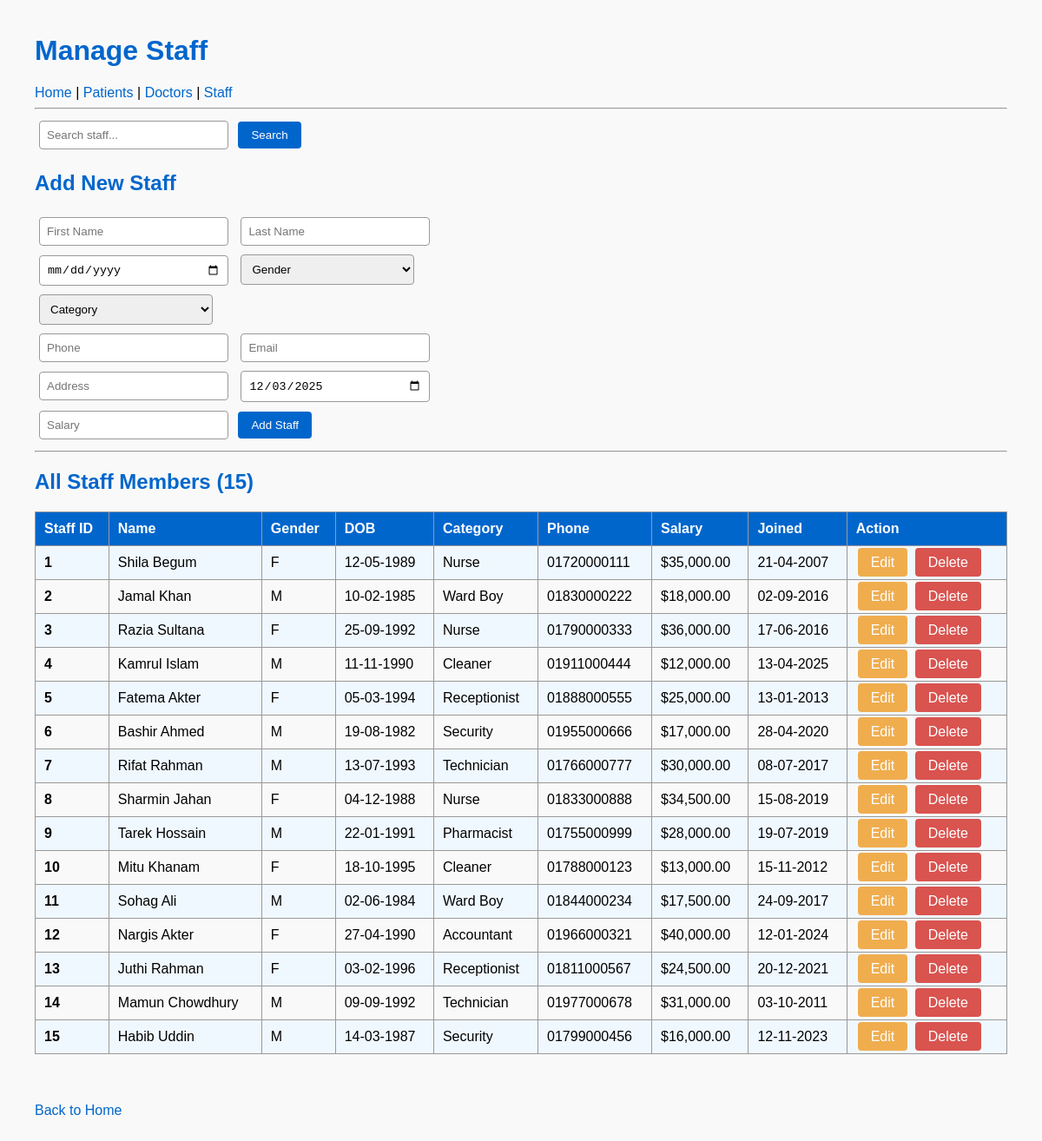
Screenshot of /hms/staff.php with the database file from the repository.
### tables this page shows
CREATE TABLE `staff` (
  `staff_id` int(11) NOT NULL,
  `first_name` varchar(50) NOT NULL,
  `last_name` varchar(50) NOT NULL,
  `gender` enum('M','F','Other') NOT NULL,
  `dob` date NOT NULL,
  `phone` varchar(15) NOT NULL,
  `email` varchar(100) NOT NULL,
  `address` varchar(255) NOT NULL,
  `category` enum('Nurse','Ward Boy','Cleaner','Technician','Receptionist','Pharmacist','Accountant','Security','Other') NOT NULL,
  `salary` decimal(10,2) NOT NULL,
  `joined_date` date DEFAULT NULL
);

### hms/staff.php (the view, shortened to what this page needs)
<?php
require 'db.php';
$edit = false;
$edit_data = null;
$search = "";
$sql = "SELECT * FROM staff
        WHERE first_name LIKE '%$search%'
           OR last_name LIKE '%$search%'
           OR phone LIKE '%$search%'
           OR category LIKE '%$search%'
        ORDER BY staff_id ASC";
$result = $pdo->query($sql);
$staff = $result->fetchAll();
?>
<!DOCTYPE html>
<html>
<head>
</head>
<body>
<h1>Manage Staff</h1>
<a href="index.php">Home</a> |
<a href="patients.php">Patients</a> |
<a href="doctors.php">Doctors</a> |
<a href="staff.php">Staff</a>
<hr>
<form method="GET">
    <input type="text" name="search" placeholder="Search staff..." value="<?= $search ?>">
    <button type="submit">Search</button>
</form>
<h2><?= $edit ? "Edit Staff Member" : "Add New Staff" ?></h2>
<form method="POST">
    <input type="text" name="first_name" placeholder="First Name" value="<?= $edit ? $edit_data['first_name'] : '' ?>" required>
    <input type="text" name="last_name" placeholder="Last Name" value="<?= $edit ? $edit_data['last_name'] : '' ?>" required><br>
    <input type="date" name="dob" value="<?= $edit ? $edit_data['dob'] : '' ?>" required>
    <select name="gender" required>
        <option value="">Gender</option>
    </select><br>
    <select name="category" required>
        <option value="">Category</option>
    </select><br>
    <input type="text" name="phone" placeholder="Phone" value="<?= $edit ? $edit_data['phone'] : '' ?>" required>
    <input type="email" name="email" placeholder="Email" value="<?= $edit ? $edit_data['email'] : '' ?>"><br>
    <input type="text" name="address" placeholder="Address" value="<?= $edit ? $edit_data['address'] : '' ?>">
    <input type="date" name="joined_date" value="<?= $edit ? $edit_data['joined_date'] : date('Y-m-d') ?>" required><br>
    <input type="number" name="salary" placeholder="Salary" step="0.01" value="<?= $edit ? $edit_data['salary'] : '' ?>" required>
    <?php if($edit): ?>
        <input type="hidden" name="id" value="<?= $edit_data['staff_id'] ?>">
        <button type="submit" name="update">Update Staff</button>
        <a href="staff.php"><button type="button" class="cancel-btn">Cancel</button></a>
    <?php else: ?>
        <button type="submit" name="add">Add Staff</button>
    <?php endif; ?>
</form>
<hr>
<h2>All Staff Members (<?= count($staff) ?>)</h2>
<?php if(count($staff) == 0): ?>
    <p>No staff found.</p>
<?php else: ?>
<table>
    <tr>
        <th>Staff ID</th>
        <th>Name</th>
        <th>Gender</th>
        <th>DOB</th>
        <th>Category</th>
        <th>Phone</th>
        <th>Salary</th>
        <th>Joined</th>
        <th>Action</th>
    </tr>
    <?php foreach($staff as $s): ?>
    <tr>
        <td><strong><?= $s['staff_id'] ?></strong></td>
        <td><?= $s['first_name'] ?> <?= $s['last_name'] ?></td>
        <td><?= $s['gender'] ?></td>
        <td><?= date('d-m-Y', strtotime($s['dob'])) ?></td>
        <td><?= $s['category'] ?></td>
        <td><?= $s['phone'] ?></td>
        <td>$<?= number_format($s['salary'], 2) ?></td>
        <td><?= date('d-m-Y', strtotime($s['joined_date'])) ?></td>
        <td>
            <a href="staff.php?edit=<?= $s['staff_id'] ?>" class="btn edit-btn">Edit</a>
            <a href="staff.php?delete=<?= $s['staff_id'] ?>"
               onclick="return confirm('Delete this staff permanently?')"
               class="btn delete-btn">Delete</a>
        </td>
    </tr>
    <?php endforeach; ?>
</table>
<?php endif; ?>
<br><br>
<a href="index.php">Back to Home</a>
</body>
</html>

### hms/staff.php (style rules this page uses)
body { font-family: Arial; margin: 40px; background: #f9f9f9; color: #000; }
h1, h2 { color: #0066cc; }
a { color: #0066cc; text-decoration: none; }
table { width: 100%; border-collapse: collapse; margin: 20px 0; }
th, td { border: 1px solid #999; padding: 10px; text-align: left; }
th { background: #0066cc; color: white; }
tr:nth-child(even) { background: #f0f8ff; }
input, select { padding: 8px; margin: 5px; width: 200px; border: 1px solid #999; border-radius: 4px; }
button, .btn { padding: 8px 15px; background: #0066cc; color: white; border: none; border-radius: 4px; cursor: pointer; margin: 5px 2px; }
.edit-btn { background: #f0ad4e; }
.delete-btn { background: #d9534f; }

### rows the page displays
staff: staff_id "1", first_name "Shila", last_name "Begum", gender "F", dob "12-05-1989", category "Nurse", phone "01720000111", salary "35,000.00", joined_date "21-04-2007"
staff: staff_id "2", first_name "Jamal", last_name "Khan", gender "M", dob "10-02-1985", category "Ward Boy", phone "01830000222", salary "18,000.00", joined_date "02-09-2016"
staff: staff_id "3", first_name "Razia", last_name "Sultana", gender "F", dob "25-09-1992", category "Nurse", phone "01790000333", salary "36,000.00", joined_date "17-06-2016"
staff: staff_id "4", first_name "Kamrul", last_name "Islam", gender "M", dob "11-11-1990", category "Cleaner", phone "01911000444", salary "12,000.00", joined_date "13-04-2025"
staff: staff_id "5", first_name "Fatema", last_name "Akter", gender "F", dob "05-03-1994", category "Receptionist", phone "01888000555", salary "25,000.00", joined_date "13-01-2013"
staff: staff_id "6", first_name "Bashir", last_name "Ahmed", gender "M", dob "19-08-1982", category "Security", phone "01955000666", salary "17,000.00", joined_date "28-04-2020"
staff: staff_id "7", first_name "Rifat", last_name "Rahman", gender "M", dob "13-07-1993", category "Technician", phone "01766000777", salary "30,000.00", joined_date "08-07-2017"
staff: staff_id "8", first_name "Sharmin", last_name "Jahan", gender "F", dob "04-12-1988", category "Nurse", phone "01833000888", salary "34,500.00", joined_date "15-08-2019"
staff: staff_id "9", first_name "Tarek", last_name "Hossain", gender "M", dob "22-01-1991", category "Pharmacist", phone "01755000999", salary "28,000.00", joined_date "19-07-2019"
staff: staff_id "10", first_name "Mitu", last_name "Khanam", gender "F", dob "18-10-1995", category "Cleaner", phone "01788000123", salary "13,000.00", joined_date "15-11-2012"
staff: staff_id "11", first_name "Sohag", last_name "Ali", gender "M", dob "02-06-1984", category "Ward Boy", phone "01844000234", salary "17,500.00", joined_date "24-09-2017"
staff: staff_id "12", first_name "Nargis", last_name "Akter", gender "F", dob "27-04-1990", category "Accountant", phone "01966000321", salary "40,000.00", joined_date "12-01-2024"
staff: staff_id "13", first_name "Juthi", last_name "Rahman", gender "F", dob "03-02-1996", category "Receptionist", phone "01811000567", salary "24,500.00", joined_date "20-12-2021"
staff: staff_id "14", first_name "Mamun", last_name "Chowdhury", gender "M", dob "09-09-1992", category "Technician", phone "01977000678", salary "31,000.00", joined_date "03-10-2011"
staff: staff_id "15", first_name "Habib", last_name "Uddin", gender "M", dob "14-03-1987", category "Security", phone "01799000456", salary "16,000.00", joined_date "12-11-2023"

### other values shown
count($staff) "15"
